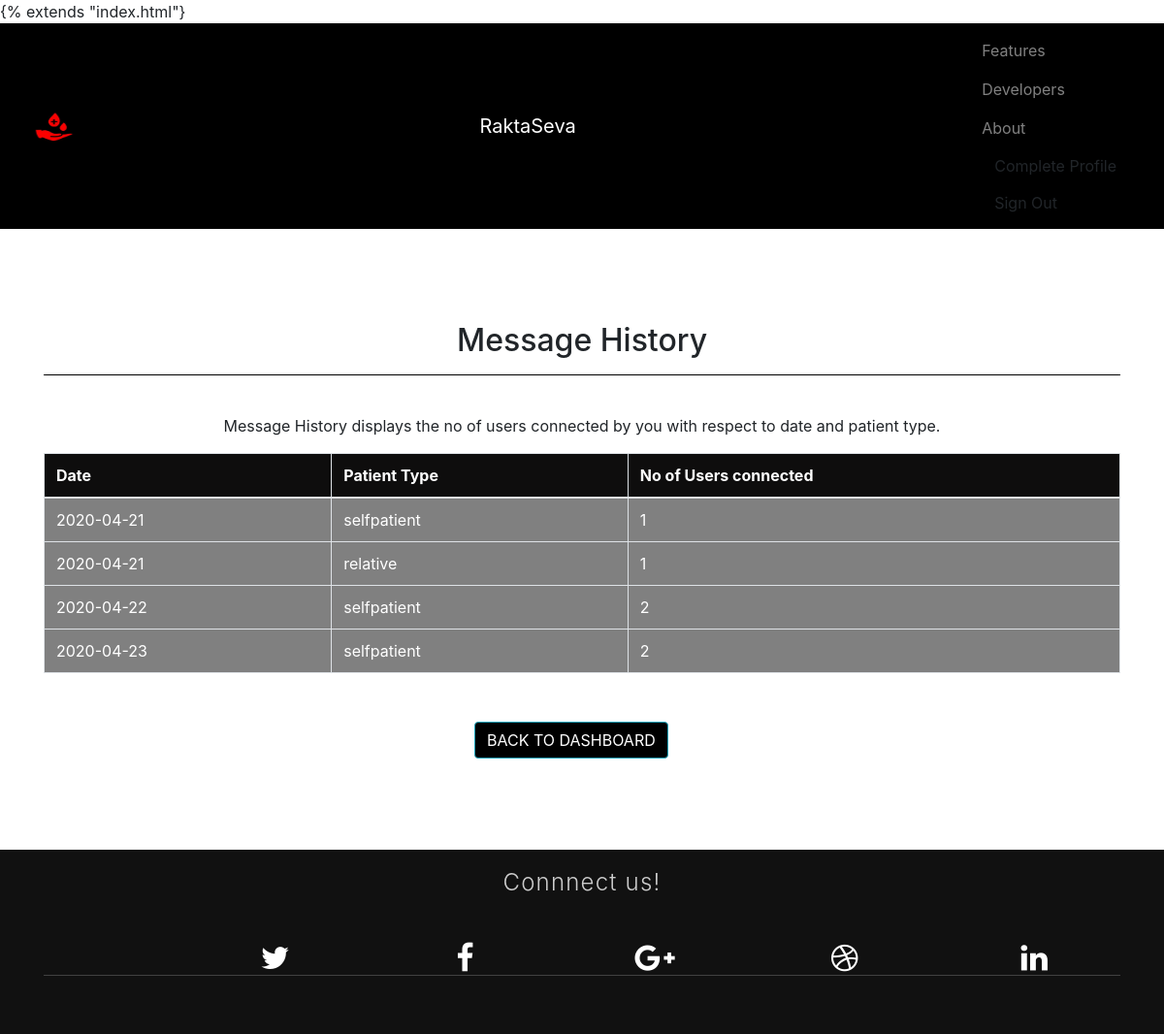
Page /viewhistory (signed in) on the committed database.
### project/models.py (models this page shows, shortened)
class history(models.Model):
    userdetails=models.ForeignKey('userdetails',on_delete=models.CASCADE)
    no_of_persons=models.IntegerField()
    patient_type=models.CharField(max_length=30)
    date=models.CharField(max_length=30)
    class Meta:
        ordering=['no_of_persons']

### project/views.py (the view)
# urls.py: path('viewhistory',views.viewhistory,name='viewhistory')
def viewhistory(request):
    userid=request.session['member_id']
    hist=history.objects.all().filter(userdetails_id=userid)
    return render(request,'viewhistory.html',{"query_results":hist})

### Templates/viewhistory.html (shortened to what this page needs)
{% extends "index.html"}
{% load static %}
{% block content %}
<!DOCTYPE html>
<html lang="en">
  <head>
    <link rel="stylesheet" href="{% static 'bower_components/bootstrap/dist/css/bootstrap.min.css' %}">
    <link rel="stylesheet" href="https://cdnjs.cloudflare.com/ajax/libs/font-awesome/4.7.0/css/font-awesome.min.css">
    <link rel="stylesheet" href="{% static 'css/styles.css'%}">
</head>
<body>
 <nav class="navbar navbar-dark navbar-fixed-top bg-inverse navbar-full" id="nav-main" style="background-color: black">
      <a class="navbar-brand" href="#">
      <img src="{% static "images/img5.jpg" %}" width="80" height="35" class="d-inline-block align-top" alt=""></a>
      <a href="index" class="navbar-brand">RaktaSeva</a>
      <ul class="nav navbar-nav navbar-right" style="float: right;padding:0px 20px">
          <li class="nav-item">
              <a class="nav-link" href="#what-we-do">Features</a>
          </li>
          <li class="nav-item">
              <a class="nav-link" href="#faculty-member">Developers</a>
          </li>
          <li class="nav-item">
              <a class="nav-link" href="#about">About</a>
          </li>
          <li class="nav-item">
            <button type="button" class="btn btn-success-outline"
            data-toggle="modal" data-target="#myModal">Complete Profile</button>
          </li>
          <li class="nav-item">
            <a href="getstart"><button class="btn btn-success-outline" type="submit">Sign Out</button></a>
          </li>
      </ul>
  </nav>
  <div class="container">
      <br><br><br><br>
      <h2 style="text-align: center;">Message History</h2><hr style="background-color: black;"><br>
      <p style="text-align:center">Message History displays the no of users connected by you with respect to date and patient type.</p>
      {% if query_results %}
      <table class="table table-bordered " style=" background-color:gray;color:white">
        <thead style="background-color:rgb(14, 13, 13);color:white;">
          <tr>
            <th>Date</th>
            <th>Patient Type</th>
            <th>No of Users connected</th>
          </tr>
        </thead>
        <tbody>
            {% for item in query_results %}
          <tr>
            <td>{{item.date}}</td>
            <td>{{item.patient_type}}</td>
            <td>{{item.no_of_persons}}</td>
         </tr>
          {% endfor %}
        </tbody>
      </table>
      {% else %}
      <h2 style="color: grey;text-decoration:black; text-shadow:black;text-align: center; font-size:40px;">NO Records Present</h2>
      {% endif %}
      <a href="backtodashboard"><button type="button" class="btn btn-success-outline btn-info" style="background-color:black;margin-left:40%;margin-top: 3%;">BACK TO DASHBOARD</button></a>
  </div>
  <br>
  <footer id="footer" class="footer" style="margin-top: 70px;">
    <div class="container text-center">
      <h3>Connnect us!</h3>
      <ul class="social-links" >
        <li><a href="#link"><i class="fa fa-twitter fa-fw"></i></a></li>
        <li><a href="#link"><i class="fa fa-facebook fa-fw"></i></a></li>
        <li><a href="#link"><i class="fa fa-google-plus fa-fw"></i></a></li>
        <li><a href="#link"><i class="fa fa-dribbble fa-fw"></i></a></li>
        <li><a href="#link"><i class="fa fa-linkedin fa-fw"></i></a></li>
      </ul>
  </footer>
  </body>
</html>
{% endblock content%}

### static/css/styles.css (style rules this page uses)
html, body { height: 100%; }
img { max-width: 100%; }
.footer { padding: 20px; background: #111; color: #ccc; }
.footer a { color: #fff; }
.footer h3 { font-weight: 300; letter-spacing: 0.05em; font-size: 24px; text-align: center; }
.footer .social-links li a { color: #fff; font-size: 32px; line-height: 50px; border-radius: 50%; text-align: center; -webkit-transition: all .3s ease-out; transition: all .3s ease-out; }
.footer .social-links li { display: inline-block; margin-left:150px; -webkit-transition: all .3s ease-out; transition: all .3s ease-out; }
.footer .social-links { list-style: none; padding: 0; margin: 0 0 40px; padding: 40px 0 0; border-bottom: 1px solid rgba(255,255,255,0.2); }

### rows in the picture
history: date "2020-04-21", patient_type "selfpatient", no_of_persons "1"
history: date "2020-04-21", patient_type "relative", no_of_persons "1"
history: date "2020-04-22", patient_type "selfpatient", no_of_persons "2"
history: date "2020-04-23", patient_type "selfpatient", no_of_persons "2"
